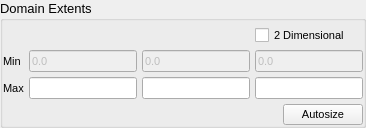
    <widget class="QGroupBox" name="groupBox">
     <property name="font">
      <font>
       <pointsize>10</pointsize>
      </font>
     </property>
     <property name="title">
      <string>Domain Extents</string>
     </property>
     <property name="flat">
      <bool>true</bool>
     </property>
     <layout class="QGridLayout" name="gridLayout_7">
      <property name="leftMargin">
       <number>0</number>
      </property>
      <property name="topMargin">
       <number>5</number>
      </property>
      <property name="rightMargin">
       <number>0</number>
      </property>
      <property name="bottomMargin">
       <number>0</number>
      </property>
      <property name="spacing">
       <number>5</number>
      </property>
      <item row="0" column="3">
       <widget class="CheckBox" name="checkbox_keyword_no_k">
        <property name="font">
         <font>
          <pointsize>8</pointsize>
         </font>
        </property>
        <property name="text">
         <string>2 Dimensional</string>
        </property>
       </widget>
      </item>
      <item row="1" column="0">
       <widget class="QLabel" name="label_26">
        <property name="font">
         <font>
          <pointsize>8</pointsize>
         </font>
        </property>
        <property name="text">
         <string>Min</string>
        </property>
       </widget>
      </item>
      <item row="1" column="1">
       <widget class="LineEdit" name="lineedit_keyword_xmin">
        <property name="enabled">
         <bool>false</bool>
        </property>
        <property name="font">
         <font>
          <pointsize>8</pointsize>
         </font>
        </property>
        <property name="text">
         <string>0.0</string>
        </property>
       </widget>
      </item>
      <item row="1" column="2">
       <widget class="LineEdit" name="lineedit_ymin">
        <property name="enabled">
         <bool>false</bool>
        </property>
        <property name="font">
         <font>
          <pointsize>8</pointsize>
         </font>
        </property>
        <property name="text">
         <string>0.0</string>
        </property>
       </widget>
      </item>
      <item row="1" column="3">
       <widget class="LineEdit" name="lineedit_zmin">
        <property name="enabled">
         <bool>false</bool>
        </property>
        <property name="font">
         <font>
          <pointsize>8</pointsize>
         </font>
        </property>
        <property name="text">
         <string>0.0</string>
        </property>
       </widget>
      </item>
      <item row="2" column="0">
       <widget class="QLabel" name="label_27">
        <property name="font">
         <font>
          <pointsize>8</pointsize>
         </font>
        </property>
        <property name="text">
         <string>Max</string>
        </property>
       </widget>
      </item>
      <item row="2" column="1">
       <widget class="LineEdit" name="lineedit_keyword_xlength">
        <property name="font">
         <font>
          <pointsize>8</pointsize>
         </font>
        </property>
       </widget>
      </item>
      <item row="2" column="2">
       <widget class="LineEdit" name="lineedit_keyword_ylength">
        <property name="font">
         <font>
          <pointsize>8</pointsize>
         </font>
        </property>
       </widget>
      </item>
      <item row="2" column="3">
       <widget class="LineEdit" name="lineedit_keyword_zlength">
        <property name="font">
         <font>
          <pointsize>8</pointsize>
         </font>
        </property>
       </widget>
      </item>
      <item row="3" column="0" colspan="4">
       <widget class="QFrame" name="frame_8">
        <property name="frameShape">
         <enum>QFrame::NoFrame</enum>
        </property>
        <property name="frameShadow">
         <enum>QFrame::Raised</enum>
        </property>
        <layout class="QHBoxLayout" name="horizontalLayout_5">
         <property name="spacing">
          <number>0</number>
         </property>
         <property name="margin">
          <number>0</number>
         </property>
         <item>
          <spacer name="horizontalSpacer_3">
           <property name="orientation">
            <enum>Qt::Horizontal</enum>
           </property>
           <property name="sizeHint" stdset="0">
            <size>
             <width>40</width>
             <height>20</height>
            </size>
           </property>
          </spacer>
         </item>
         <item>
          <widget class="QPushButton" name="pushbutton_mesh_autosize">
           <property name="font">
            <font>
             <pointsize>8</pointsize>
            </font>
           </property>
           <property name="text">
            <string>Autosize</string>
           </property>
          </widget>
         </item>
        </layout>
       </widget>
      </item>
     </layout>
    </widget>
